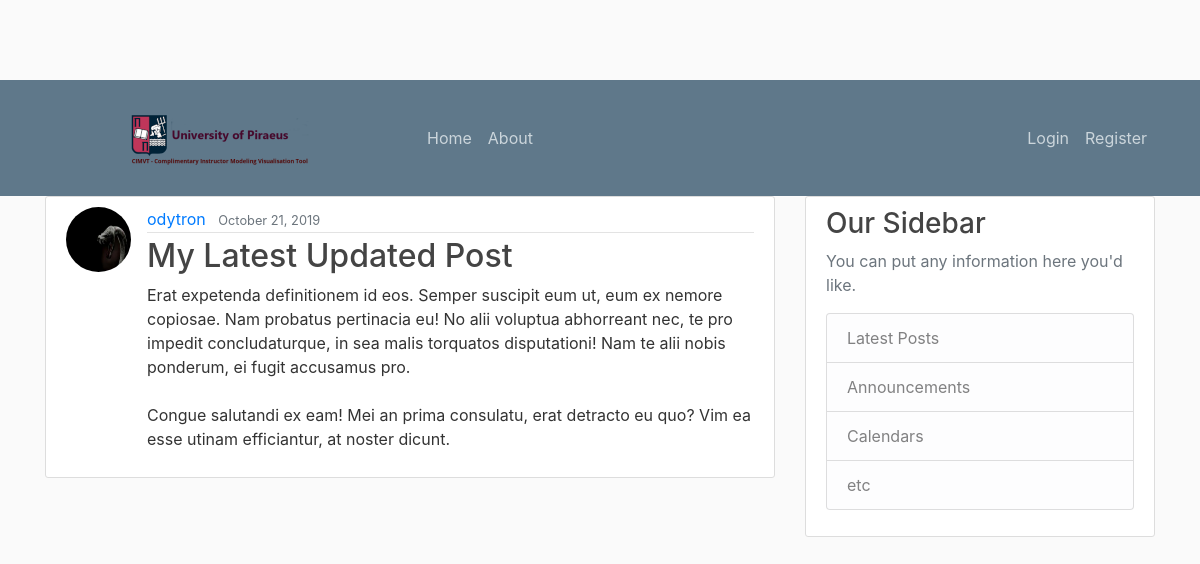
Screenshot of /post/28/ with the database file from the repository.
### blog/models.py (models this page shows, shortened)
class Post(models.Model):
    title = models.CharField(max_length=100)
    content = models.TextField()
    date_posted = models.DateTimeField(default=timezone.now)
    author = models.ForeignKey(User, on_delete=models.CASCADE)

### users/models.py (models this page shows, shortened)
class Profile(models.Model):
    user = models.OneToOneField(User, on_delete=models.CASCADE)
    image = models.ImageField(default='default.jpg', upload_to='profile_pics')

### blog/views.py (the view)
# urls.py: path('post/<int:pk>/', PostDetailView.as_view(), name='post-detail'),
class PostDetailView(DetailView):
    model = Post

### blog/templates/blog/post_detail.html (shortened to what this page needs)
{% extends "blog/base.html" %}
{% block content %}
       <article class="media content-section">
       <img class="rounded-circle article-img" src="{{ post.author.profile.image.url }}">
           <div class="media-body">
               <div class="article-metadata">
                   <a class="mr-2" href="{% url 'user-posts' object.author.username %}">{{ object.author }}</a>
                   <small class="text-muted">{{ object.date_posted|date:"F d, Y" }}</small>
               </div>
               <h2 class="article-title"> {{ object.title }}</h2>
               <p class="article-content">{{ object.content }}</p>
           </div>
   </article>
{% endblock content %}

### blog/static/blog/main.css (style rules this page uses)
body { background: #fafafa; color: #333333; margin-top: 5rem; }
h1, h2, h3, h4, h5, h6 { color: #444444; }
.content-section { background: #ffffff; padding: 10px 20px; border: 1px solid #dddddd; border-radius: 3px; margin-bottom: 20px; }
.article-title { color: #444444; }
.article-content { white-space: pre-line; }
.article-img { height: 65px; width: 65px; margin-right: 16px; }
.article-metadata { padding-bottom: 1px; margin-bottom: 4px; border-bottom: 1px solid #e3e3e3 }

### rows the page displays
Post: author.profile.image (picture), author "odytron", date_posted "October 21, 2019", title "My Latest Updated Post", content "Erat expetenda definitionem id eos. Semper suscipit eum ut, eum ex nemore copiosae. Nam probatus pertinacia eu! No alii voluptua abhorreant nec, te pro impedit concludaturque, in sea malis torquatos disputationi! Nam te alii nobis ponderum, ei fugit accusamus pro. Congue salutandi ex eam! Mei an prima consulatu, erat detracto eu quo? Vim ea esse utinam efficiantur, at noster dicunt."
